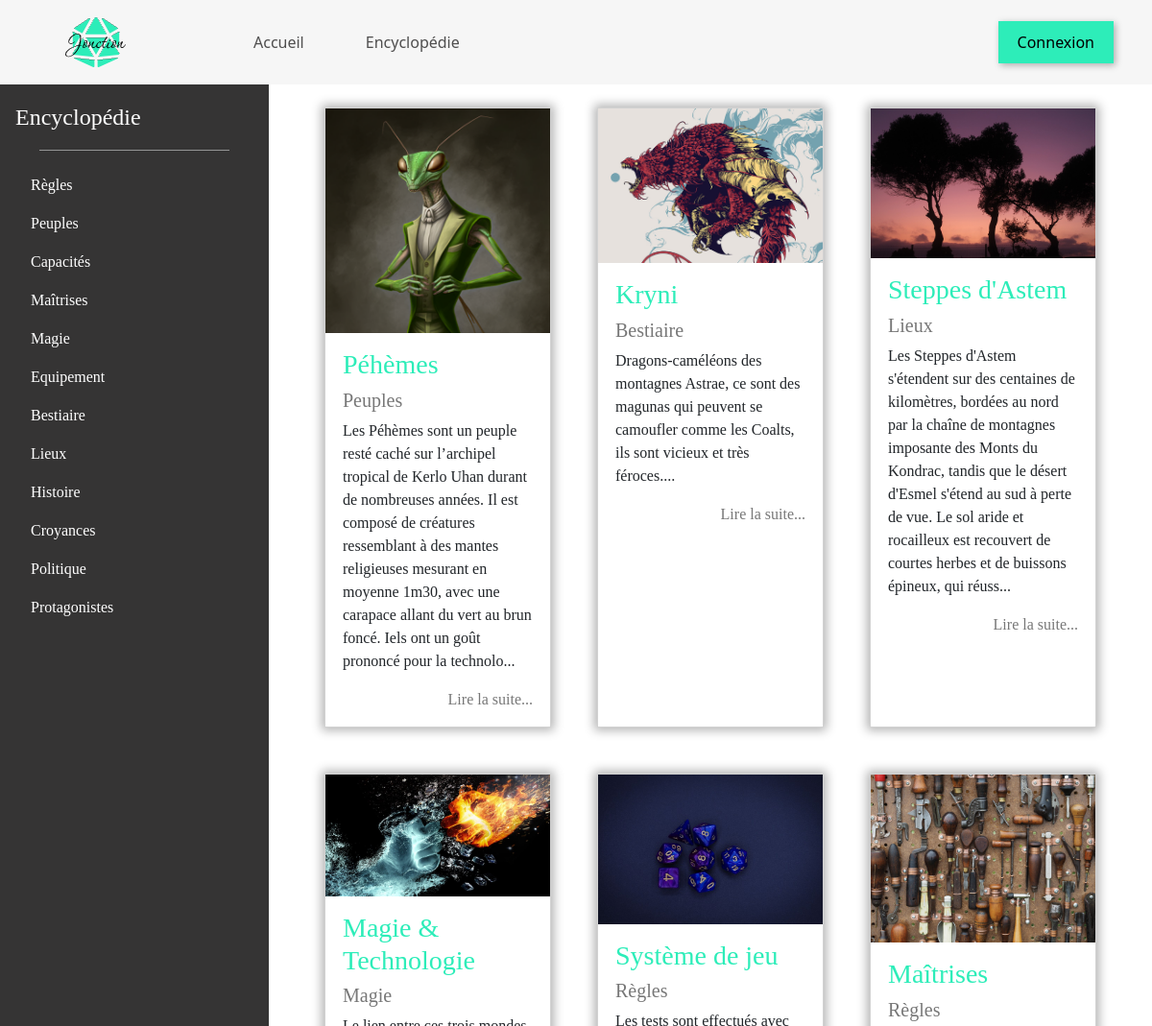
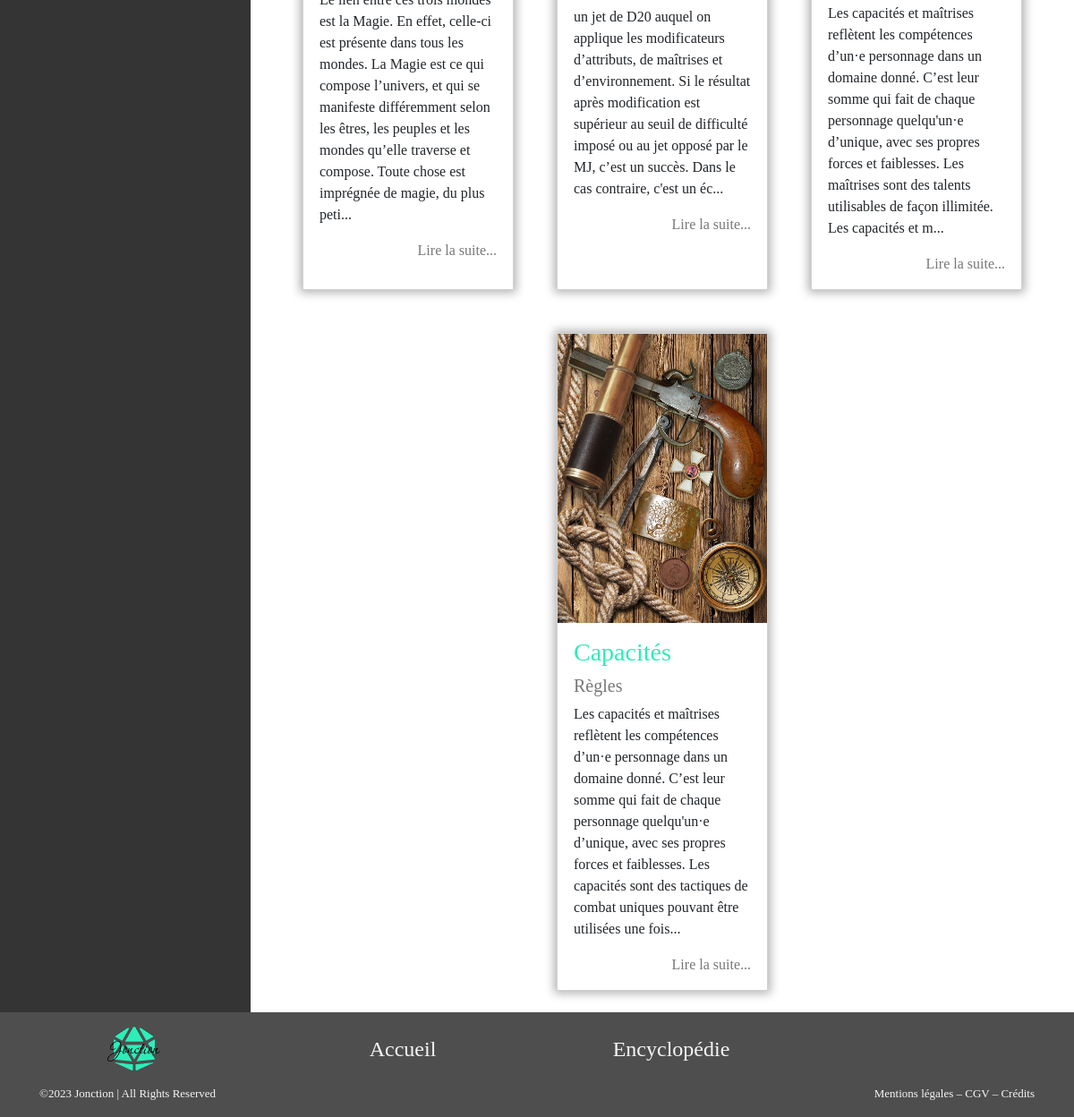
Page /encyclopedie.php on the committed database (2 pictures, top to bottom).
### tables this page shows
CREATE TABLE IF NOT EXISTS `categories` (
  `id` int NOT NULL AUTO_INCREMENT,
  `cat_name` varchar(45) DEFAULT NULL,
  PRIMARY KEY (`id`)
);

CREATE TABLE IF NOT EXISTS `pages` (
  `id` int NOT NULL AUTO_INCREMENT,
  `title` varchar(45) DEFAULT NULL,
  `content` text,
  `images_id` int NOT NULL,
  PRIMARY KEY (`id`,`images_id`),
  KEY `fk_pages_images1_idx` (`images_id`)
);

CREATE TABLE IF NOT EXISTS `images` (
  `id` int NOT NULL AUTO_INCREMENT,
  `img_name` varchar(45) DEFAULT NULL,
  `type` varchar(45) DEFAULT NULL,
  `alt` text,
  PRIMARY KEY (`id`)
);

### classes/Utils.php (called while the page is built, shortened)
<?php
class Utils
{
  public static function selectFrom(object $pdo, string $tableName): array
  {
    $stmt = $pdo->query("SELECT * FROM $tableName");
    $table = $stmt->fetchAll();
    return $table;
  }
}

### data/datas.php (called while the page is built, shortened)
<?php
require_once __DIR__ . '/../classes/Utils.php';
try {
    $pdo = Utils::newPDO();
} catch (PDOException) {
    http_response_code(500);
    echo "La connexion à la BDD a échoué";
    exit;
}
$categories = Utils::selectFrom($pdo, 'categories');
$stmt = $pdo->query
    ("SELECT images.*, categories.*, categories_has_pages.categories_id, pages.*
    FROM `pages`
    INNER JOIN categories_has_pages
    ON pages.id = categories_has_pages.pages_id
    INNER JOIN categories
    ON categories.id = categories_has_pages.categories_id
    INNER JOIN images
    ON images.id = pages.images_id");
$fullArticle = $stmt->fetchAll(PDO::FETCH_ASSOC);

### encyclopedie.php (the view)
<?php
$title = 'Encyclopédie';
require_once __DIR__ . '/layout/header.php';
require_once __DIR__ . '/data/datas.php';
?>
<main class="main_sidebar">
<?php require_once __DIR__ . '/layout/sidebar.php' ?>
    <div class="corpus row w-100 justify-content-center">
        <?php foreach ($fullArticle as $article) { ?>
            <article class ="card col-3 m-4 p-0">
                <div class="card_img">
                    <a href="article.php?id=<?php echo $article['id'] ?>">
                        <img src="uploads/<?php echo $article['img_name'] ?>" alt="<?php echo $article['alt'] ?>">
                    </a>
                </div>
                <div class="card_text">
                    <h3><?php echo $article['title'] ?></h3>
                    <h5><?php echo $article['cat_name'] ?></h5>
                    <p><?php echo substr($article['content'], 0, 300) . "..." ?></p>
                    <a class="text-black text-decoration-none d-flex justify-content-end" href="article.php?id=<?php echo $article['id'] ?>">Lire la suite...</a>
                </div>
            </article>
        <?php } ?>
    </div>
</main>
<?php
require_once 'layout/footer.php';

### layout/header.php (shortened to what this page needs)
<!DOCTYPE html>
<html lang="en">
<head>
    <link rel="stylesheet" href="/assets/style.css" />
    <link href="https://cdn.jsdelivr.net/npm/bootstrap@5.3.0/dist/css/bootstrap.min.css" rel="stylesheet">
</head>
<body>
    <header class="container-fluid p-0">
        <div class="navbar p-0">
            <div class="logo_container col-lg-2 col-6 m-0">
                <a href="/index.php">
                    <img class="logo img-fluid" src="/uploads/logo.svg" alt="Logo">
                </a>
            </div>
            <ul class="navitems d-flex col-lg-8">
                <li class="btn_navbar"><a href="/index.php">Accueil</a></li>
                <li class="btn_navbar"><a href="/encyclopedie.php">Encyclopédie</a></li>
            </ul>
            <div class="button_container col-lg-2 col-6 mr-2">
                <?php if (isset($_SESSION['pseudo'])) { ?>
                    <p><?php echo $_SESSION['pseudo'] ?></p>
                    <a href="/login/logout.php"><button class="connect">Déconnexion</button></a>
                <?php } else { ?>
                    <a href="/login/login.php"><button class="connect">Connexion</button></a>
                <?php } ?>
            </div>
        </div>
    </header>

### layout/sidebar.php
<?php require_once __DIR__ . '/../data/datas.php'; ?>
<div class="sidebar d-flex flex-column flex-shrink-0 p-3">
    <?php if ($title === 'Administration' || $title === 'Nouvel Article' || $title === 'Éditeur') { ?>
        <a href="admin.php" class="d-flex align-items-center mb-3 mb-md-0 me-md-auto text-white text-decoration-none">
            <span class="fs-4">
                <?php echo 'Administration';
    } else { ?>
        <a href="encyclopedie.php" class="d-flex align-items-center mb-3 mb-md-0 me-md-auto text-white text-decoration-none">
            <span class="fs-4">
                <?php echo 'Encyclopédie' ;
            } ?>
            </span>
        </a>
    <hr>
    <ul class="nav flex-column mb-auto">
    <?php foreach ($categories as $categorie) { ?>
        <li class="nav-item">
            <a href="categorie.php?name=<?php echo $categorie['cat_name']?>" class="nav-link <?php echo ($title === $categorie['cat_name']) ? 'nav_highlight' : 'text-white' ?>" aria-current="page"><?php echo $categorie['cat_name'] ?></a>
        </li>
    <?php } ?>
    </ul>
</div>

### layout/footer.php (shortened to what this page needs)
<footer>
    <div class="footer container-fluid">
        <div class="row">
            <div class="footer_column col-3">
                    <a href="/index.php" class="d-flex justify-content-center">
                        <img class="footer_logo" src="/uploads/logo.svg" alt="Logo Jonction">
                    </a>
            </div>
            <div class="footer_column col-3">
                <a href="index.php">Accueil</a>
            </div>
            <div class="footer_column col-3">
                <a href="encyclopedie.php">Encyclopédie</a>
            </div>
        </div>
        <div class="copy_tos">
            <div class="copyright">
                <p>©2023 Jonction | All Rights Reserved</p>
            </div>
            <div class="tos">
                <p>Mentions légales – CGV – Crédits</p>
            </div>
        </div>
    </div>
</footer>
</body>
</html>

### assets/style.css (style rules this page uses)
main { font-family: 'Alegreya',Georgia,"Times New Roman",serif; }
button { background-color: #2dedb9; text-transform: uppercase; font-weight: 500; font-size: 14px; border: none; padding: 10px 20px; box-shadow: 2px 2px 7px 0px rgba(0,0,0,0.3); transition: all 300ms ease 0ms; }
.main_sidebar { display: flex; flex-wrap: nowrap; min-height: 80vh; }
.navbar { background-color: #f6f6f6; max-width: 100%; display: flex; overflow: hidden; }
.logo_container { display: flex; max-width: fit-content; justify-content: center; }
.logo_container a { display: flex; max-width: fit-content; justify-content: center; }
.logo { width: 50%; padding: 1rem; }
.navitems { display: flex; list-style-type: none; margin: 0; }
.btn_navbar { margin: 2rem; float: inline-start; }
.btn_navbar a { color: #4f4e4e; text-decoration: none; }
.connect { border: none; }
.button_container { display: flex; align-items: baseline; justify-content: flex-end; }
.button_container a { margin-right: 20%; }
hr { width: 10%; margin: 1rem auto !important; opacity: .5 !important; }
.sidebar { background-color: #353434; width: 280px; }
.sidebar hr { color: #f6f6f6; width: 80%; }
.card_img img { max-width: 100%; }
.card { box-shadow: 0 0 10px 3px rgba(0, 0, 0, 0.3); border-radius: 0% !important; }
.card_text { padding: 16px 18px; }
.card_text h3 { color: #2dedb9; }
.card_text h5 { color: #777777; }
.card_text a { color: #777777 !important; }
.footer { background-color: #4f4e4e; color: #f6f6f6; font-family: 'Alegreya',Georgia,"Times New Roman",serif; font-size: small; }
.footer_logo { display: flex; max-width: 35%; padding: 1rem; }
.footer_column { display: flex; flex-direction: column; align-items: center; justify-content: center; text-align: center; }
.footer_column a { font-size: x-large; text-decoration: none; color: #f6f6f6 !important; }
.copy_tos { display: flex; justify-content: space-between; padding: 0 2rem; }

### rows in the picture
categories: cat_name "Règles"
categories: cat_name "Peuples"
categories: cat_name "Capacités"
categories: cat_name "Maîtrises"
categories: cat_name "Magie"
categories: cat_name "Equipement"
categories: cat_name "Bestiaire"
categories: cat_name "Lieux"
categories: cat_name "Histoire"
categories: cat_name "Croyances"
categories: cat_name "Politique"
categories: cat_name "Protagonistes"
pages: images.img_name (picture), title "Péhèmes", categories.cat_name "Peuples", content "Les Péhèmes sont un peuple resté caché sur l’archipel tropical de Kerlo Uhan durant de nombreuses années. Il est composé de créatures ressemblant à des mantes religieuses mesurant en moyenne 1m30, avec une carapace allant du vert au brun foncé. Iels ont un goût prononcé pour la technolo"
pages: images.img_name (picture), title "Kryni", categories.cat_name "Bestiaire", content "Dragons-caméléons des montagnes Astrae, ce sont des magunas qui peuvent se camoufler comme les Coalts, ils sont vicieux et très féroces."
pages: images.img_name (picture), title "Steppes d'Astem", categories.cat_name "Lieux", content "Les Steppes d'Astem s'étendent sur des centaines de kilomètres, bordées au nord par la chaîne de montagnes imposante des Monts du Kondrac, tandis que le désert d'Esmel s'étend au sud à perte de vue. Le sol aride et rocailleux est recouvert de courtes herbes et de buissons épineux, qui réuss"
pages: images.img_name (picture), title "Magie & Technologie", categories.cat_name "Magie", content "Le lien entre ces trois mondes est la Magie. En effet, celle-ci est présente dans tous les mondes. La Magie est ce qui compose l’univers, et qui se manifeste différemment selon les êtres, les peuples et les mondes qu’elle traverse et compose. Toute chose est imprégnée de magie, du plus peti"
pages: images.img_name (picture), title "Système de jeu", categories.cat_name "Règles", content "Les tests sont effectués avec un jet de D20 auquel on applique les modificateurs d’attributs, de maîtrises et d’environnement. Si le résultat après modification est supérieur au seuil de difficulté imposé ou au jet opposé par le MJ, c’est un succès. Dans le cas contraire, c'est un éc"
pages: images.img_name (picture), title "Maîtrises", categories.cat_name "Règles", content "Les capacités et maîtrises reflètent les compétences d’un·e personnage dans un domaine donné. C’est leur somme qui fait de chaque personnage quelqu'un·e d’unique, avec ses propres forces et faiblesses. Les maîtrises sont des talents utilisables de façon illimitée. Les capacités et m"
pages: images.img_name (picture), title "Capacités", categories.cat_name "Règles", content "Les capacités et maîtrises reflètent les compétences d’un·e personnage dans un domaine donné. C’est leur somme qui fait de chaque personnage quelqu'un·e d’unique, avec ses propres forces et faiblesses. Les capacités sont des tactiques de combat uniques pouvant être utilisées une fois"
